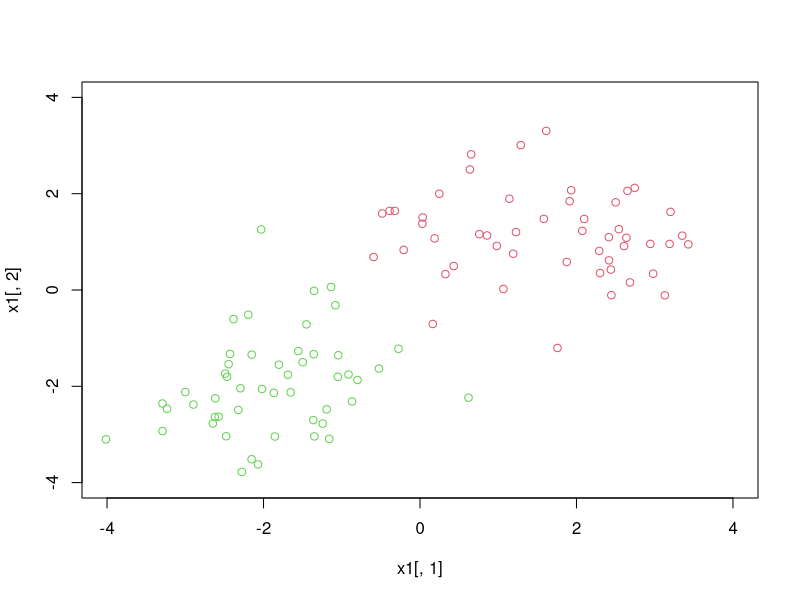
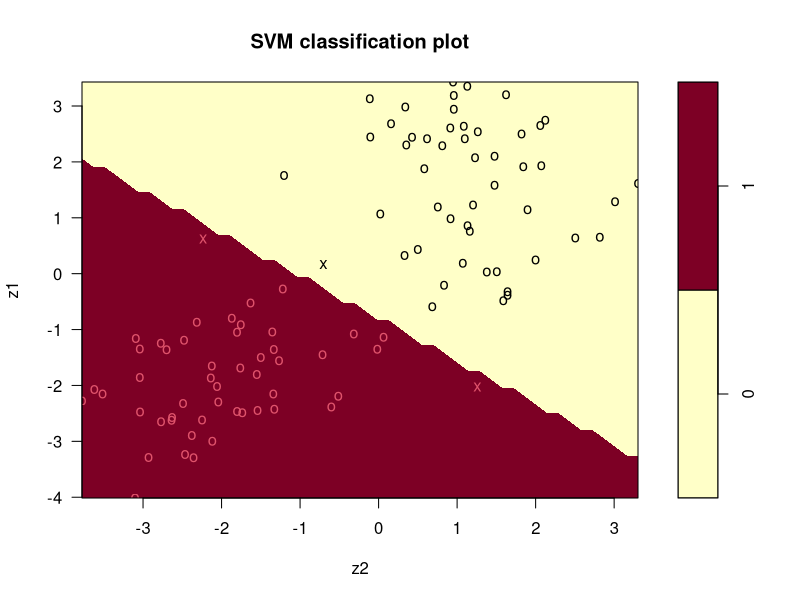
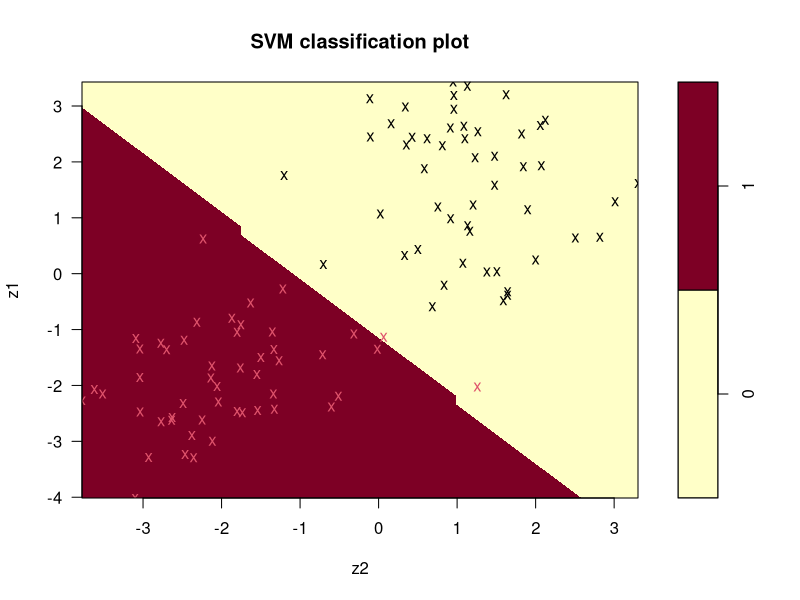

Here is the R script that generated these plots, in order:
## ---- chunk 1
library(MASS)
library(e1071)
## ---- chunk 2
n1 <- n2 <- 50 # 데이터 50개
m1 <- c(1.5,1) # 다변수정규분포1 평균 
m2 <- c(-2,-2) # 다변수정규분포2 평균

v1 <- v2 <- diag(2) # 0,1 설정
x1 <- mvrnorm(n1, m1, v1) # 다변수정규분포1
x2 <- mvrnorm(n2, m2, v2) # 다변수정규분포2

# linearly separable한 데이터 생성
plot(x1[,1],x1[,2],col=2,xlim=c(-4,4),ylim=c(-4,4)) # x1 data plot
points(x2[,1],x2[,2],col=3) # x2 data plot
## ---- chunk 3
# dataframe check
dat <- data.frame(cbind(rep(c(0,1),each=n1),rbind(x1,x2))) # x1=0, x2=1
colnames(dat) <- c("y","z1","z2")
dat
## ---- chunk 4
# Soft Margin with Large C
model_largec <- svm(as.factor(y)~.,kernel="linear",cost=10e15, data=dat) 
summary(model_largec)
predict(model_largec,dat[,-1])
## ---- chunk 5
plot(model_largec,dat)
## ---- chunk 6
model_largec$coefs 
## ---- chunk 7
model_smallc <- svm(as.factor(y)~.,kernel="linear",cost=10e-15, data=dat) # c가 없는경우(cost=10e-15)으로 큰 경우
summary(model_smallc)
predict(model_smallc,dat[,-1])
## ---- chunk 8
plot(model_smallc,dat)
## ---- chunk 9
model_smallc$coefs
